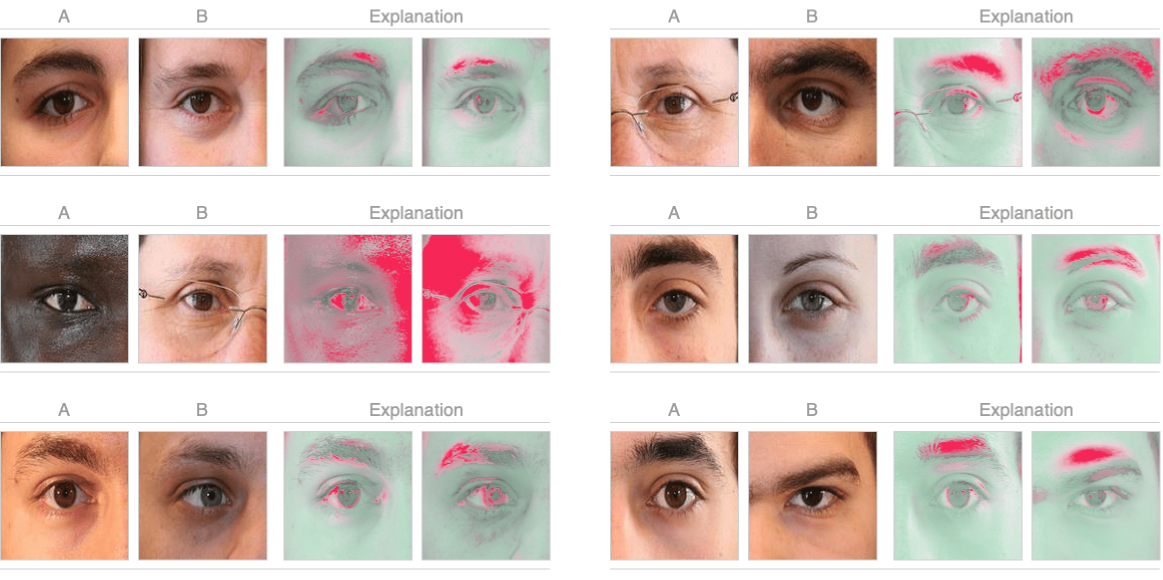
#> input picture samples.png, 2325 x 1159 px (shown at 1/2 size)
$ python -i dataset_integrity_check.py   (imports and definitions only)
#> lines starting #> are read from the running program, lines starting #| are printed output that depends on the picture
import os, sys

# prevent the creation of "__pycache__"
sys.dont_write_bytecode = True

from PIL import Image, ImageOps

##############################################################################################################################
# CONTROL VARIABLES
##############################################################################################################################
SOURCE_DIR = "../../dataset/annotations_merged/"
REPEATED_IDS_DIR = "old_problems/repeated_ids"
FEATURES = ["iris/color", "eyebrow/distribution", "eyebrow/shape", "skin/color", "skin/texture", "skin/spots", "eyelid/shape"]

# [84 lines left out: functions main_function_restored, main_function_check, main_function_pairs, main_function_IDs, check_annotations, add_pair, not called in this run]

def fix_ID(image): # auxiliary function, fixes the poorly attributed IDs (different IDs that are, in fact, the same person)

    id_maps = list(map(lambda x : x.split(".")[0], list(filter(lambda x : x[0] != ".", os.listdir(REPEATED_IDS_DIR)))))

    for i in id_maps:

        # fix the ID
        if(i.split("_")[1] == image.split("/")[-1].split("_")[0]):

            os.rename(image, image.replace(image.split("/")[-1].split("_")[0], i.split("_")[0]).replace(".jpg", "+IDf.jpg"))
            break

# [9 lines left out: function aux, not called in this run]

# [8 lines not run here, left out]

>>> import cv2
>>> picture = cv2.imread('../../../../../../samples.png', cv2.IMREAD_GRAYSCALE)
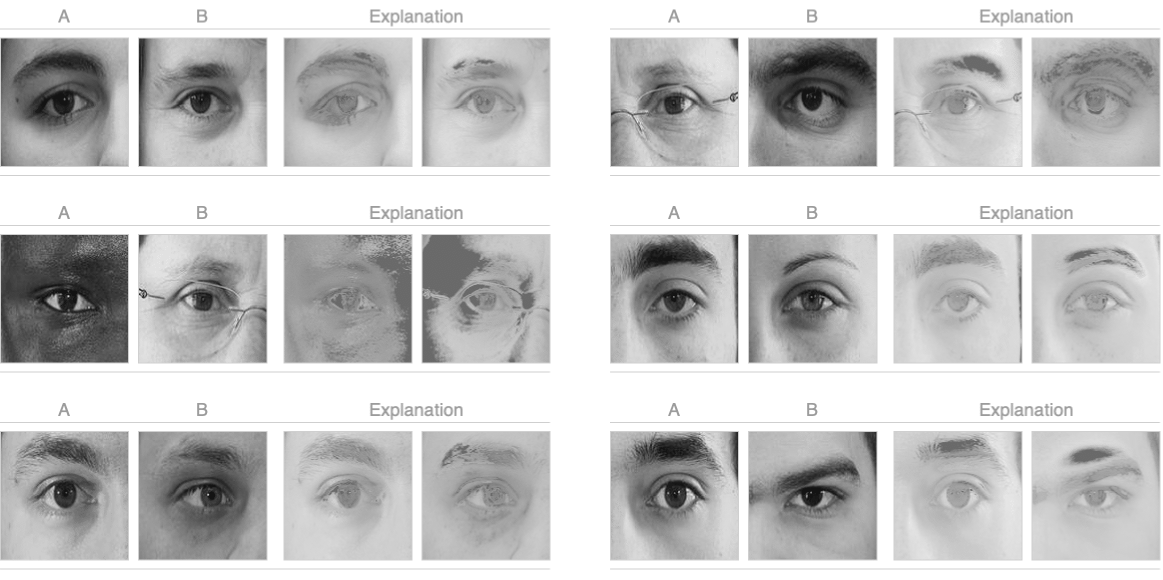
#> picture: shape (1159, 2325) (shown at 1/2 size); min 19, max 255, mean 199.2
#> (the run stopped early here; a loop or call above may not have finished)

$ run again, on Miscellanea/Master's Dissertation/masters_dissertation_code/Image Captioning/our_data/images/208_I.jpg
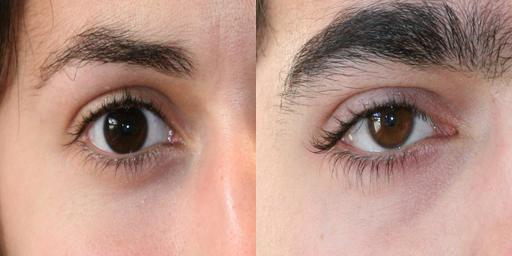
#> input picture Miscellanea/Master's Dissertation/masters_dissertation_code/Image Captioning/our_data/images/208_I.jpg, 512 x 256 px
#> `picture = cv2.imread('../../../../../../samples.png', cv2.IMREAD_GRAYS..`:
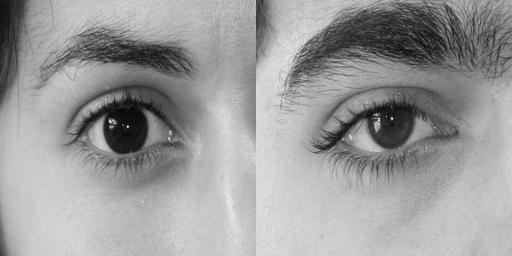
#> picture: shape (256, 512); min 0, max 238, mean 155.5
